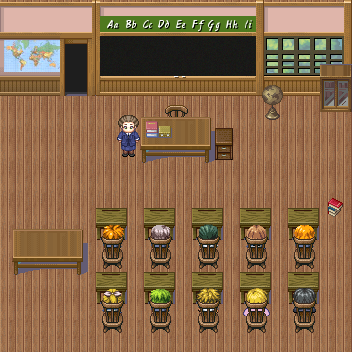

Below is a game level as drawn by its tile map, then a one-line description and the .tmx that defines it (tile-layer data replaced by summaries):
An orthogonal 22x22 tile map with 16x16 px tiles, 9 tile layers (CollisionMesas, Fondo, CollisionParedes, CollisionMesas, ...) and 3 objects (GotoArea, StartPlayer, OpenWeb).

<map version="1.0" orientation="orthogonal" width="22" height="22" tilewidth="16" tileheight="16">
 <tileset firstgid="1" name="Interior" tilewidth="16" tileheight="16">
  <image source="Interior/Interior.png" width="560" height="816" />
 </tileset>
 <layer name="CollisionMesas" width="22" height="22">
  <data>[484 cells, 18 non-empty, 1 distinct tile ids]</data>
 </layer>
 <layer name="Fondo" width="22" height="22">
  <data>[484 cells, 484 non-empty, 4 distinct tile ids]</data>
 </layer>
 <layer name="CollisionParedes" width="22" height="22">
  <data>[484 cells, 132 non-empty, 132 distinct tile ids]</data>
 </layer>
 <layer name="CollisionMesas" width="22" height="22">
  <data>[484 cells, 40 non-empty, 4 distinct tile ids]</data>
 </layer>
 <layer name="CollisionAlumnos" width="22" height="22">
  <data>[484 cells, 46 non-empty, 46 distinct tile ids]</data>
 </layer>
 <layer name="CollisionSillas" width="22" height="22">
  <data>[484 cells, 66 non-empty, 12 distinct tile ids]</data>
 </layer>
 <layer name="CollisionMesaProfe" width="22" height="22">
  <data>[484 cells, 24 non-empty, 24 distinct tile ids]</data>
 </layer>
 <layer name="CollisionExtras" width="22" height="22">
  <data>[484 cells, 60 non-empty, 60 distinct tile ids]</data>
 </layer>
 <objectgroup name="Objects" width="22" height="22">
  <object name="Exit" type="GotoArea" x="66" y="35" width="23" height="68" />
  <object name="Player" type="StartPlayer" x="5" y="100" width="29" height="50" />
  <object name="Formation" type="OpenWeb" x="15" y="213" width="68" height="55" />
 </objectgroup>
 <layer name="Capa de patrones 9" width="22" height="22">
  <data>[484 cells, 0 non-empty, 0 distinct tile ids]</data>
 </layer>
</map>
